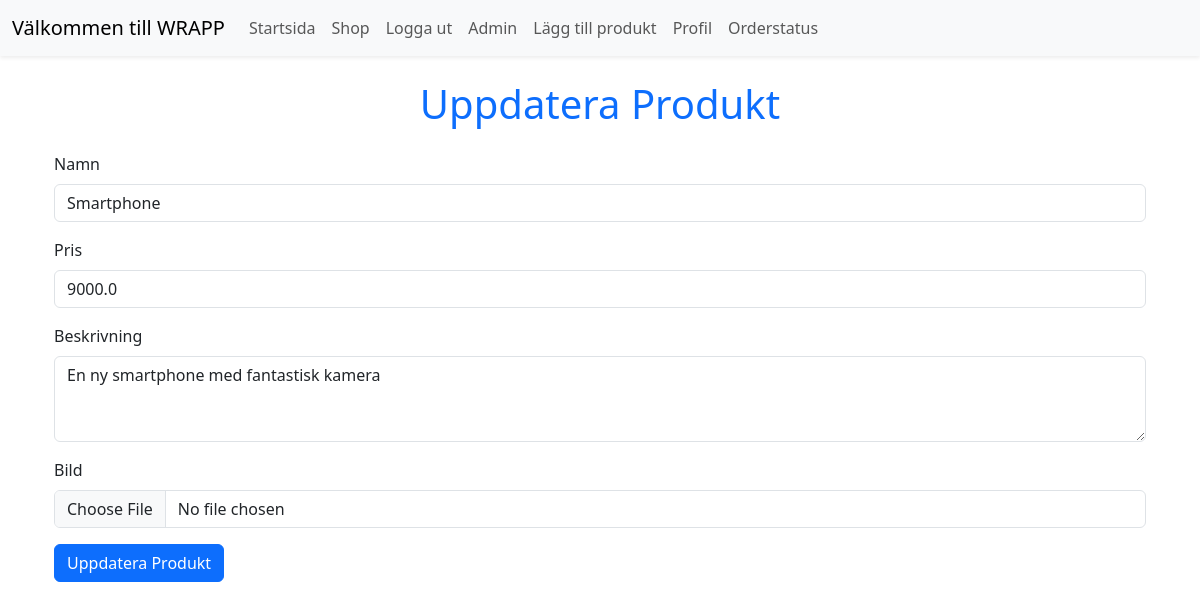
/update_product/22 (signed in), run on the app's committed database.
### tables this page shows
CREATE TABLE products (
    id INTEGER PRIMARY KEY AUTOINCREMENT,
    name TEXT NOT NULL,
    price REAL NOT NULL,
    description TEXT,
    image TEXT
);

### app.py (the view, shortened to what this page needs)
@app.route('/update_product/<int:product_id>', methods=['GET', 'POST'])
def update_product(product_id):
    if 'user' not in session or session['user'] != 'admin':
        flash('Endast administratörer kan uppdatera produkter.', 'danger')
        return redirect(url_for('login'))
    with sqlite3.connect(DATABASE) as conn:
        cursor = conn.cursor()
        cursor.execute("SELECT * FROM products WHERE id = ?", (product_id,))
        product = cursor.fetchone()
        if not product:
            flash('Produkten finns inte.', 'danger')
            return redirect(url_for('admin'))
    return render_template('update_product.html', product=product)

### templates/update_product.html (shortened to what this page needs)
{% extends "base.html" %}
{% block content %}
<div class="container mt-4">
    <h1 class="text-center text-primary mb-4">Uppdatera Produkt</h1>
    <form method="POST" action="{{ url_for('update_product', product_id=product[0]) }}" enctype="multipart/form-data">
        <div class="mb-3">
            <label for="name" class="form-label">Namn</label>
            <input type="text" class="form-control" id="name" name="name" value="{{ product[1] }}" required>
        </div>
        <div class="mb-3">
            <label for="price" class="form-label">Pris</label>
            <input type="number" step="0.01" class="form-control" id="price" name="price" value="{{ product[2] }}" required>
        </div>
        <div class="mb-3">
            <label for="description" class="form-label">Beskrivning</label>
            <textarea class="form-control" id="description" name="description" rows="3" required>{{ product[3] }}</textarea>
        </div>
        <div class="mb-3">
            <label for="image" class="form-label">Bild</label>
            <input type="file" class="form-control" id="image" name="image" accept=".png, .jpg, .jpeg, .gif">
        </div>
        <div class="mb-3">
            <button type="submit" class="btn btn-primary">Uppdatera Produkt</button>
        </div>
    </form>
</div>
{% endblock %}

### data on the page
products: name "Smartphone", price "9000.0", description "En ny smartphone med fantastisk kamera"
